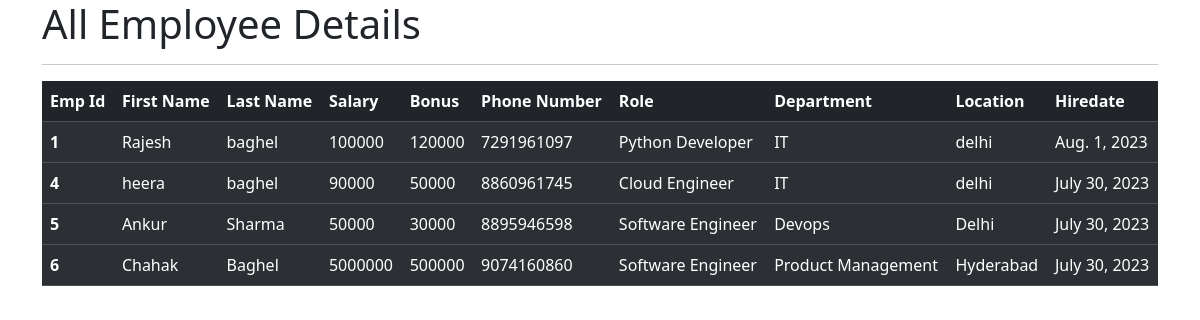
The app's page /all_emp with its own data.
### emp_app/models.py (models this page shows)
class Employee(models.Model):
    first_name=models.CharField(max_length=100, null=False)
    last_name=models.CharField(max_length=100, null=False)
    dept=models.ForeignKey(Department,on_delete=models.CASCADE)
    salary=models.IntegerField(default=0)
    bonus=models.IntegerField(default=0)
    role=models.ForeignKey(Role,on_delete=models.CASCADE)
    phone=models.IntegerField(default=0)
    hire_date=models.DateField()
    def __str__(self):
        return "%s %s %s %s %s %s %s"%(self.first_name,self.last_name,self.dept,self.role,self.phone,self.hire_date,self.salary)

class Role(models.Model):
    name=models.CharField(max_length=100, null=False)
    def __str__(self):
        return self.name

class Department(models.Model):
    name=models.CharField(max_length=100,null=False)
    location=models.CharField(max_length=100)
    def __str__(self):
        return" %s %s" %(self.name,self.location)

### emp_app/views.py (the view)
# urls.py: path('all_emp',views.all_emp),
def all_emp(request):
    emps=Employee.objects.all()
    context={
        'emps':emps
    }
    print(context)
    return render(request,'all_emp.html',context)

### emp_app/templates/all_emp.html (shortened to what this page needs)
<!DOCTYPE html>
<html lang="en">
<head>
    <link href="https://cdn.jsdelivr.net/npm/bootstrap@5.3.1/dist/css/bootstrap.min.css" rel="stylesheet">
</head>
<body>
  <div class="container">
    <h1> All Employee Details</h1>
    <hr>
    <table class="table table-dark table-striped">
        <thead>
          <tr>
            <th scope="col">Emp Id</th>
            <th scope="col">First Name</th>
            <th scope="col">Last Name</th>
            <th scope="col">Salary</th>
            <th scope="col">Bonus</th>
            <th scope="col">Phone Number</th>
            <th scope="col">Role</th>
            <th scope="col">Department</th>
            <th scope="col">Location</th>
            <th scope="col">Hiredate</th>
          </tr>
        </thead>
             {% for  emp in emps %}
        <tbody>
          <tr>
            <th scope="row">{{emp.id}}</th>
            <td>{{emp.first_name}}</td>
            <td>{{emp.last_name}}</td>
            <td>{{emp.salary}}</td>
            <td>{{emp.bonus}}</td>
            <td>{{emp.phone}}</td>
            <td>{{emp.role.name}}</td>
            <td>{{emp.dept.name}}</td>
            <td>{{emp.dept.location}}</td>
            <td>{{emp.hire_date}}</td>
          </tr>
        </tbody>
        {% endfor %}
      </table>
  </div>
</body>
</html>

### records on screen
Employee: id "1", first_name "Rajesh", last_name "baghel", salary "100000", bonus "120000", phone "7291961097", role.name "Python Developer", dept.name "IT", dept.location "delhi", hire_date "Aug. 1, 2023"
Employee: id "4", first_name "heera", last_name "baghel", salary "90000", bonus "50000", phone "8860961745", role.name "Cloud Engineer", dept.name "IT", dept.location "delhi", hire_date "July 30, 2023"
Employee: id "5", first_name "Ankur", last_name "Sharma", salary "50000", bonus "30000", phone "8895946598", role.name "Software Engineer", dept.name "Devops", dept.location "Delhi", hire_date "July 30, 2023"
Employee: id "6", first_name "Chahak", last_name "Baghel", salary "5000000", bonus "500000", phone "9074160860", role.name "Software Engineer", dept.name "Product Management", dept.location "Hyderabad", hire_date "July 30, 2023"
